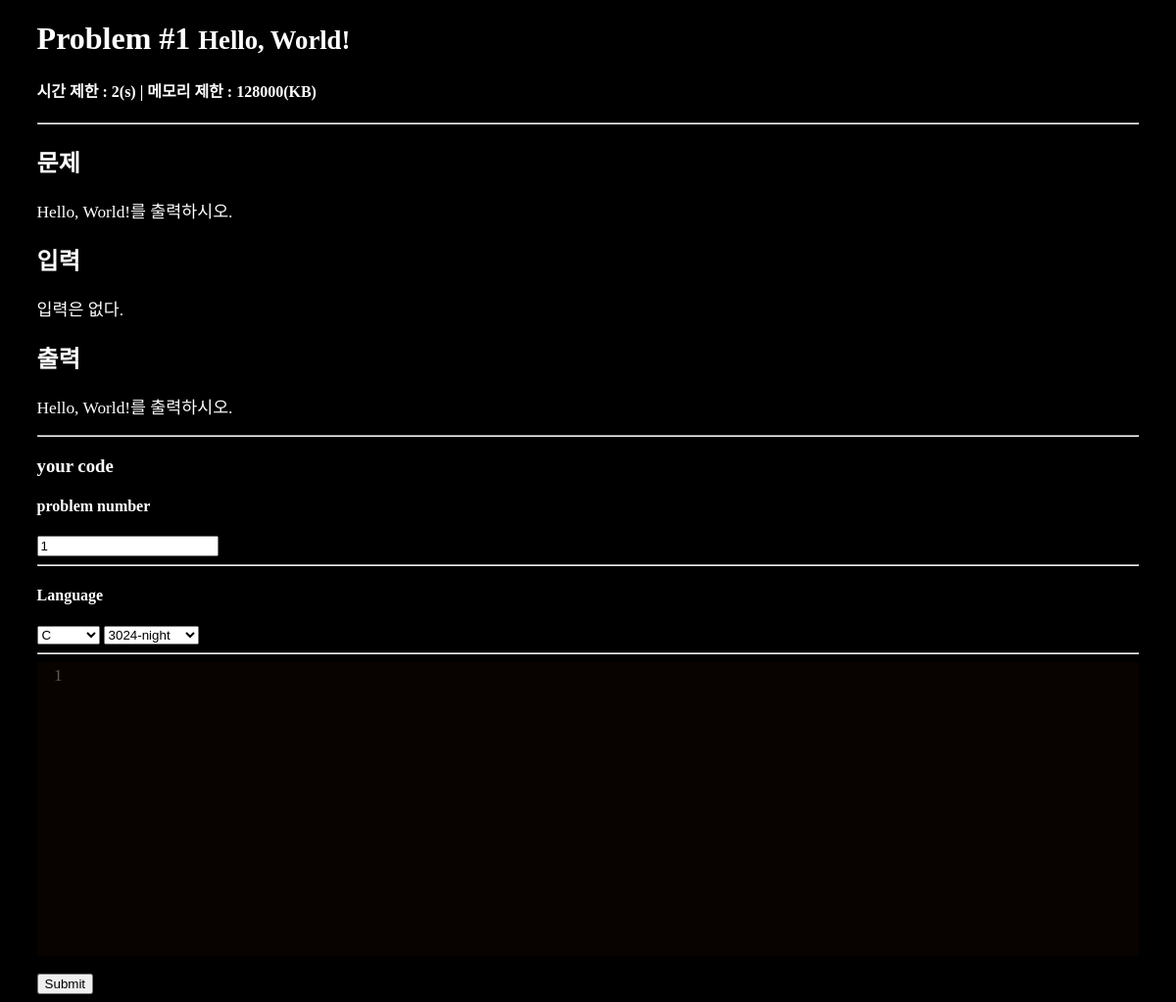
The page /problem/1 on the database its author committed.
### tables this page shows
CREATE TABLE problem (
  problem_num integer primary key autoincrement, 
  problem_name string not null,
  problem_correct integer,
  problem_text_info string not null,
  problem_text_input_info string not null,
  problem_text_output_info string not null,
  problem_timelimit integer,
  problem_datalimit integer
);

### GPSR.py (the view)
@app.route('/problem/<problem_num>', methods=['GET', 'POST'])
def problem_view(problem_num):
    problem = query_db('select * from problem where problem_num is ?', [problem_num])
    return render_template('/problem/problem_view.html', problem=problem)

### GPSR.py (called while the page is built)
def connect_db():
    return sqlite3.connect(app.config['DATABASE'])

def query_db(query, args=(), one=False):
    cur = g.db.execute(query, args)
    rv = [dict((cur.description[idx][0], value)
               for idx, value in enumerate(row)) for row in cur.fetchall()]
    return (rv[0] if rv else None) if one else rv

@app.before_request
def before_request():
    g.db = connect_db()
    g.user = None
    if 'user_num' in session:
        g.user = query_db('select * from user where user_num = ?',
                          [session['user_num']], one=True)

@app.teardown_request
def teardown_request(exception):
    if hasattr(g, 'db'):
        g.db.close()

### templates/problem/problem_view.html (shortened to what this page needs)
<!doctype html>
<link rel=stylesheet type=text/css href="{{ url_for('static', filename='style.css') }}">
<html>
    <head>
		<link rel="stylesheet" href="/static/codemirror/lib/codemirror.css" />
		<link rel="stylesheet" href="/static/codemirror/theme/ambiance.css" />
		<link rel="stylesheet" href="/static/codemirror/theme/base16-dark.css" />
		<link rel="stylesheet" href="/static/codemirror/theme/base16-light.css" />
		<link rel="stylesheet" href="/static/codemirror/theme/blackboard.css" />
		<link rel="stylesheet" href="/static/codemirror/theme/abcdef.css" />
		<link rel="stylesheet" href="/static/codemirror/theme/night.css" />
		<link rel="stylesheet" href="/static/codemirror/theme/3024-night.css" />
		<link rel="stylesheet" href="/static/codemirror/theme/vibrant-ink.css" />
    </head>
    <body>
        <div class=problem>
            <div class=problem_content>
	            {% if problem %}
	            <h1>Problem #{{problem[0].problem_num}} <small>{{problem[0].problem_name}}</small> </h1>
	            <h4>시간 제한 : {{problem[0].problem_timelimit}}(s) | 메모리 제한 : {{problem[0].problem_datalimit}}(KB)</h4>
	            <hr>
	            <h2>문제</h2>
	            <pre>{{problem[0].problem_text_info}}</pre>
	            <h2>입력</h2>
	            <pre>{{problem[0].problem_text_input_info}}</pre>
	            <h2>출력</h2>
	            <pre>{{problem[0].problem_text_output_info}}</pre>
	            <hr>
	            <form action="/problem/compile" method="post">
	                <h3>your code</h3>
	                <h4>problem number</h4>
	                <input type="number" name="answer_problem_num" size="13" value="{{problem[0].problem_num}}" readonly>
	                <hr>
	                <h4>Language</h4>
	                <select name="language" class="language-select">
	                    <option value="C" data-mime="text/x-csrc" selected = "selected">C</option>
					</select>
					<select name="theme" class="theme-select">
						<option data-mime="3024-night">3024-night</option>
					</select>
	                <hr>
	                <br/>
	                <button type="submit">Submit</button>
	            </form>
	            {% else %}
	            <h3>There is no problem</h3>
	            {% endif %}
            </div>
        </div>
    </body>
</html>

### static/style.css (style rules this page uses)
body { background: black; font-family: "?��?��?��??�어 Light"; color:white; }
pre { font-family: "���������� Light"; color:white; font-size: 13pt; }
div.problem { width:100%; height: 100%; }
div.problem div.problem_content { margin-left:2.5%; margin-right:2.5% }

### rows shown on the page
problem: problem_num "1", problem_name "Hello, World!", problem_timelimit "2", problem_datalimit "128000", problem_text_info "Hello, World!를 출력하시오.", problem_text_input_info "입력은 없다.", problem_text_output_info "Hello, World!를 출력하시오.", answer_problem_num "1"
